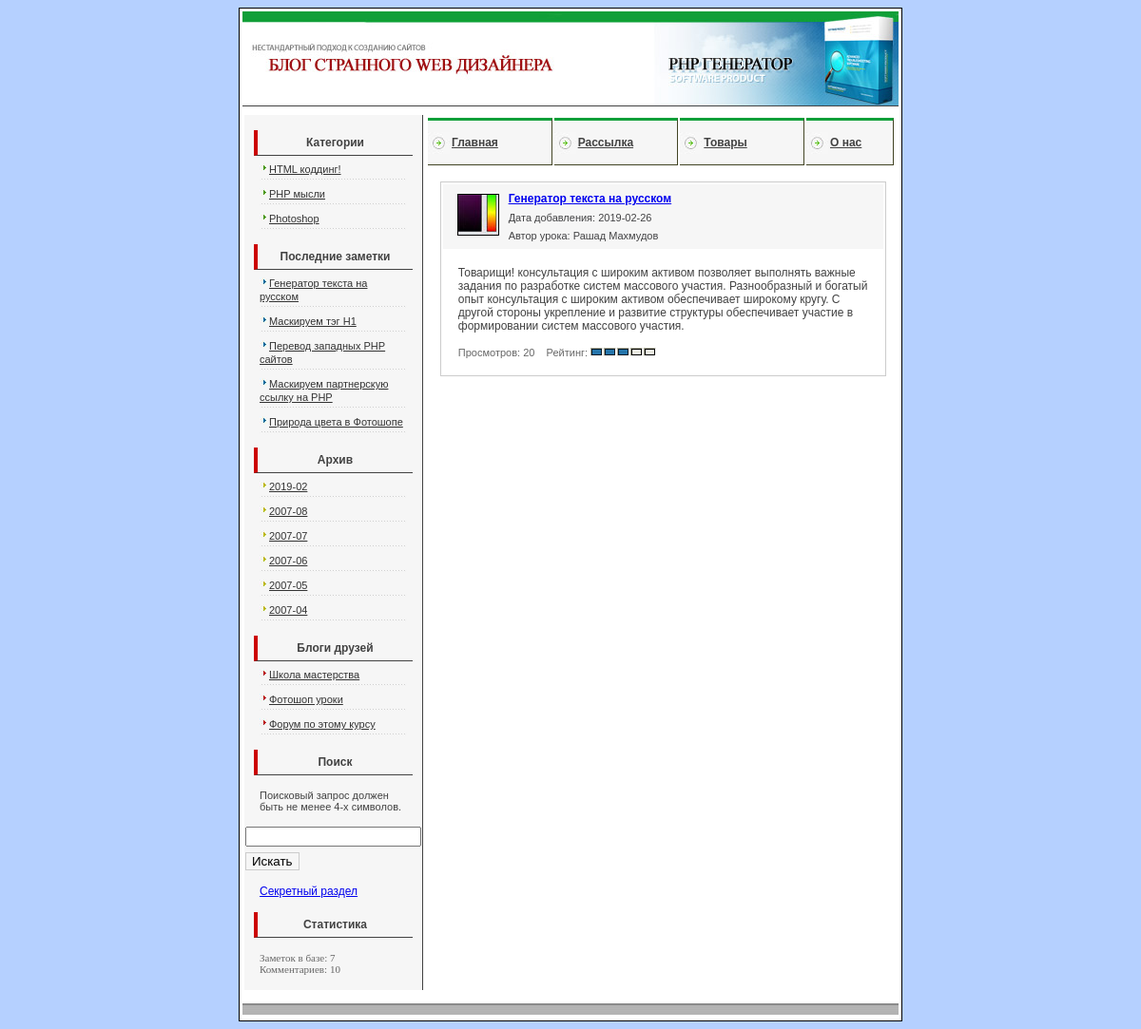
Screenshot of /view_date.php?date=2019-02 with the database file from the repository.
### tables this page shows
CREATE TABLE `categories` (
  `id` int(2) NOT NULL,
  `title` varchar(255) NOT NULL,
  `meta_d` varchar(255) NOT NULL,
  `meta_k` varchar(255) NOT NULL,
  `mytext` text NOT NULL
);

CREATE TABLE `data` (
  `id` int(5) NOT NULL,
  `cat` int(1) NOT NULL DEFAULT '0',
  `meta_d` varchar(255) NOT NULL DEFAULT '',
  `meta_k` varchar(255) NOT NULL DEFAULT '',
  `description` text NOT NULL,
  `text` text NOT NULL,
  `view` int(7) NOT NULL DEFAULT '0',
  `author` varchar(100) NOT NULL DEFAULT '',
  `date` date NOT NULL,
  `mini_img` varchar(255) NOT NULL DEFAULT '',
  `title` varchar(255) NOT NULL DEFAULT '',
  `secret` int(1) DEFAULT NULL,
  `rating` int(10) NOT NULL DEFAULT '5',
  `q_vote` int(10) NOT NULL DEFAULT '1'
);

CREATE TABLE `friends` (
  `id` int(11) NOT NULL,
  `link` varchar(255) NOT NULL,
  `title` varchar(255) NOT NULL
);

### view_date.php (the view, shortened to what this page needs)
<?php include("blocks/bd.php");
if(isset($_GET['date']))
{
    $date = $_GET['date'];
}
else{
    exit("<p>Вы обратились к файлу без необходимых параметров. Проверьте адресную строку браузера.");
}
$date_begin = $date;
$date++;
$date_end = $date;
$date_begin = $date_begin."-01";
$date_end = $date_end."-01";
?>
<!DOCTYPE html>
<html>
<head>
<link rel="stylesheet" href="css/style.css">
</head>
<body>
<table class="main_border">
 <?php include("blocks/header.php"); ?>
    <tr>
        <td valign="center">
            <table width="100%">
                <tr>
                <?php include("blocks/lefttd.php"); ?>
                    <td valign="top">
                    <?php $n=0; include("blocks/nav.php")?>
                    <?php
                                    $result = mysqli_query($db,"SELECT id,title,description,date,author,mini_img,view,rating,q_vote FROM data WHERE secret=0 AND date>'$date_begin' AND date<'$date_end'");
                                    if (mysqli_num_rows($result) > 0) {
                                        $myrow = mysqli_fetch_array($result);
                                        do {
                                            $r = $myrow["rating"] / $myrow["q_vote"];
                                            $r = intval($r);
                                            printf('<p><table class="post">
                    	                    <tr>
                                                <td class="post_title">
                                                    <p class="post_name"><img class="mini" src="%s"><a href="view_post.php?id=%s">%s</a></p>
											        <p class="post_adds">Дата добавления: %s</p>
											        <p class="post_adds">Автор урока: %s</p>
											    </td>
										    </tr>
                                            <tr>
                                                <td>%s <p class="post_view">Просмотров: %s &nbsp;&nbsp; Рейтинг: <img src="img/%s.gif"</p></td>
                                            </tr>
										</table><br></p>', $myrow['mini_img'],$myrow['id'], $myrow['title'], $myrow['date'], $myrow['author'], $myrow['description'],$myrow['view'],$r);
                                        } while ($myrow = mysqli_fetch_array($result));
                                    } else {
                                        echo "<p>Информация по запросу не может быть извлечена в таблице нет записей.</p>";
                                        exit();
                                    }
                                    ?>
                    </td>
                </tr>
            </table>
        </td>
    </tr>
    <?php include("blocks/footer.php"); ?>
</table>
</body>
</html>

### blocks/lefttd.php (shortened to what this page needs)
<td width="182px" valign="top" class="left">
<div class="nav_title">Категории</div>
<?php
$result2 = mysqli_query($db,"SELECT * FROM categories ORDER BY id");
if(mysqli_num_rows($result2) > 0){
    $myrow2 = mysqli_fetch_array($result2);
        do{
            printf("<p class='point'><img src='img/arr.jpg'><a class='nav_link' href='view_cat.php?cat=%s'>%s</a></p>",$myrow2['id'],$myrow2['title']);
        }
        while($myrow2 = mysqli_fetch_array($result2));
}
else{
    echo "<p>Информация по запросу не может быть извлечена в таблице нет записей.</p>";
    exit();
}
?>
<div class="nav_title">Последние заметки</div>
<?php
$result3 = mysqli_query($db,"SELECT id,title FROM data WHERE secret = 0  ORDER BY id DESC LIMIT 5");
if(mysqli_num_rows($result3) > 0){
    $myrow3 = mysqli_fetch_array($result3);
    do {
        printf("<p class='point'><img src='img/arr2.jpg'><a class='nav_link' href='view_post.php?id=%s'>%s</a></p>",$myrow3['id'],$myrow3['title']);
    } while ($myrow3 = mysqli_fetch_array($result3));
}
else{
    echo "<p>Информация по запросу не может быть извлечена в таблице нет записей.</p>";
    exit();
}
?>
<div class="nav_title">Архив</div>
<?php
$result4 = mysqli_query($db,"SELECT DISTINCT left(date,7) AS month FROM data ORDER BY month DESC");
if(mysqli_num_rows($result4) > 0){
    $myrow4 = mysqli_fetch_array($result4);
    do {
        printf("<p class='point'><img src='img/arr3.jpg'><a class='nav_link' href='view_date.php?date=%s'>%s</a></p>",$myrow4['month'],$myrow4['month']);
    } while ($myrow4 = mysqli_fetch_array($result4));
}
else{
    echo "<p>Информация по запросу не может быть извлечена в таблице нет записей.</p>";
    exit();
}
?>
<div class="nav_title">Блоги друзей</div>
<?php
$result5 = mysqli_query($db,"SELECT title,link FROM friends");
if(mysqli_num_rows($result5) > 0){
    $myrow5 = mysqli_fetch_array($result5);
    do {
        printf("<p class='point'><img src='img/arr4.jpg'><a class='nav_link' href='%s' target='_blank'>%s</a></p>",$myrow5['link'],$myrow5['title']);
    } while ($myrow5 = mysqli_fetch_array($result5));
}
else{
    echo "<p>Информация по запросу не может быть извлечена в таблице нет записей.</p>";
    exit();
}
?>
<div class="nav_title">Поиск</div>
<form action="view_search.php" method="post" name="form_s">
<p class="search_t">Поисковый запрос должен быть не менее 4-х символов.</p>
<input type="text" name="search" id="search" size="20">
<br>
<input  class="search_b" type="submit" value="Искать" name="submit_s">
</form>
<p><a href="secret.php">Секретный раздел</a></p>
<div class="nav_title">Статистика</div>
<?php
$result10 = mysqli_query($db,"SELECT COUNT(*) FROM data");
$sum = mysqli_fetch_array($result10);
$result11 = mysqli_query($db,"SELECT COUNT(*) FROM comments");
$sum2 = mysqli_fetch_array($result11);
echo "<p class='comments'>Заметок в базе: $sum[0]<br> Комментариев: $sum2[0]</p>";
?>
</td>

### css/style.css (style rules this page uses)
.main_border { width: 690px; background-color:#ffffff; border: 1px solid #000000; margin: auto; }
body { background-image: url(../img/bg.jpg); font-family: Verdana, Geneva, Tahoma, sans-serif; font-size: 12px; color: #424242; }
.left { background-color: #f6f6f6; border-right: 1px solid #424242; }
p { font-family: Verdana, Geneva, Tahoma, sans-serif; font-size: 12px; color: #424242; margin: 15px; }
.nav_title { margin: 15px 5% 0 5%; font-weight: bold; text-align: center; border-left: 4px solid #cc0000; border-bottom: 1px solid #424242; padding-top: 6px; padding-bottom: 6px; }
.nav_link { color: #333333; font-size: 11px; margin: 10px 0; }
.post { border: 1px solid #cccccc; width: 95%; margin-left:3%; }
.post_title { background-color: #f6f6f6; }
.post_name { font-weight: bold; margin: 7px 3%; }
.post_adds { font-size: 11px; margin: 7px 3%; color: #424244; }
.post_view { font-size: 11px; color: #666666; }
.mini { float: left; border: 1px solid #000000; margin: 2px 10px 0 0; }
.search_t { font-size: 11px; }
.search_b { border:1px solid #cccccc; background-color: #f6f6f6; margin-top:6px; }
.point { background-image: url(../img/point.jpg); background-position: bottom; background-repeat: repeat-x; padding-bottom: 5px; margin-top: 7px; margin-bottom: 7px; }
.comments { font-family: Verdana; font-size: 11px; color: #666666; }

### rows the page displays
categories: title "HTML коддинг!"
categories: title "PHP мысли"
categories: title "Photoshop"
data: title "Генератор текста на русском", mini_img (picture), date "2019-02-26", author "Рашад Махмудов", description "Товарищи! консультация с широким активом позволяет выполнять важные задания по разработке систем массового участия. Разнообразный и богатый опыт консультация с широким активом обеспечивает широкому кругу. С другой стороны укрепление и развитие структуры обеспечивает участие в формировании систем массового участия.", view "20"
data: title "Маскируем тэг H1"
data: title "Перевод западных PHP сайтов"
data: title "Маскируем партнерскую ссылку на PHP"
data: title "Природа цвета в Фотошопе"
friends: title "Школа мастерства"
friends: title "Фотошоп уроки"
friends: title "Форум по этому курсу"

### other values shown
$myrow4['month'] "2019-02"
$myrow4['month'] "2007-08"
$myrow4['month'] "2007-07"
$myrow4['month'] "2007-06"
$myrow4['month'] "2007-05"
$myrow4['month'] "2007-04"
$sum[0] "7"
$sum2[0] "10"
